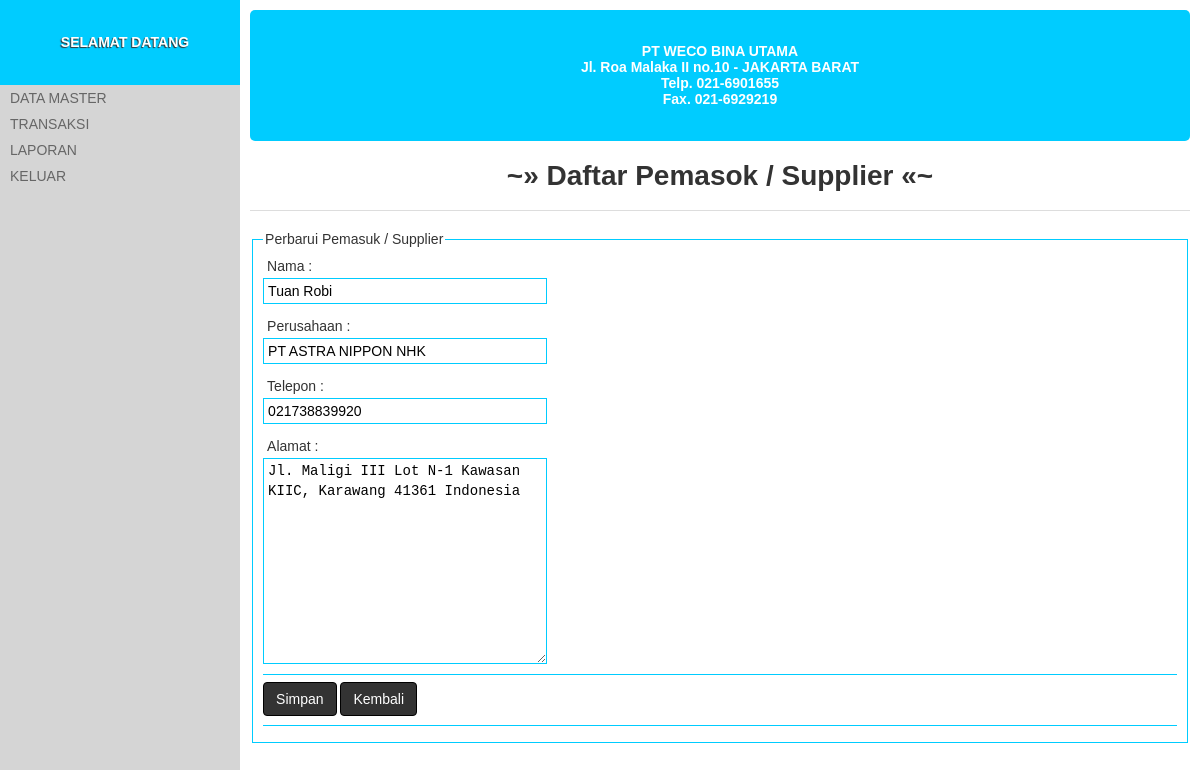
The app's page /?halaman=supplier&perbarui_id=1 (signed in) with its own data.
### tables this page shows
CREATE TABLE IF NOT EXISTS `supplier` (
  `id_supplier` int(8) NOT NULL,
  `nama_supplier` varchar(50) DEFAULT NULL,
  `nama_perusahaan` varchar(20) DEFAULT NULL,
  `telepon` varchar(15) DEFAULT NULL,
  `alamat` text
);

### sistem/kontroler.php (called while the page is built, shortened)
<?php
require_once TEMA_HALAMAN;

### index.php (called while the page is built, shortened)
<?php
require_once DIREKTORI . 'sistem/kontroler.php';

### sistem/database.php (called while the page is built, shortened)
<?php
class db
{
	static function query()
	{
		return new self;
	}
	function perbarui( $namaTable , $data = array() , $persyaratan = array())
	{
		$dataKolom = array();
		$syarat = array();
		if(!$data)$data = $_POST ;
		foreach($persyaratan as $a => $b)
		{
			$syarat[] = $a . "='".mysql_real_escape_string($b)."'";
		}
		$sqlTambahan = " WHERE ".implode(" AND ",$syarat);
		$dataTable = mysql_query("SELECT * FROM {$namaTable} {$sqlTambahan} LIMIT 1");
		$dataOutput = (object) mysql_fetch_assoc($dataTable);
		return $dataOutput;
	}
}

### app/data_supplier_perbarui.php (the view)
<?php $o = db::query()->perbarui(HALAMAN_AKTIF,$_POST,array('id_'.HALAMAN_AKTIF=>$_GET['perbarui_id']));?>
<form action="" class="formulir-umum" method="post">
	<fieldset>
		<legend>Perbarui Pemasuk / Supplier</legend>
		<label>Nama : </label>
		<input type="text" name="nama_supplier" value="<?php echo $o->nama_supplier;?>" />
		<label>Perusahaan :</label>
		<input type="text" name="nama_perusahaan" value="<?php echo $o->nama_perusahaan;?>" />
		<label>Telepon : </label>
		<input type="text"  name="telepon" value="<?php echo $o->telepon;?>" />
		<label>Alamat : </label>
		<textarea name="alamat" rows="10"><?php echo $o->alamat;?></textarea>
		<hr />
		<button class="tombol">Simpan</button>
		<a href="?halaman=supplier" class="tombol">Kembali</a>
		<hr />
	</fieldset>
</form>

### publik/tema/tema.css (style rules this page uses)
body { padding:0; margin:0; font-family:'Arial'; font-size:14px; color:#333333; background-color:#d5d5d5; }
a { text-decoration:none; }
hr { background-color:#0cf; border:0; height:1px; }
fieldset { border:1px solid #0cf; }
.tombol { display: inline-block; padding: 6px 12px; margin-bottom: 2px; font-size: 14px; font-weight: normal; line-height: 1.428571429; text-align: center; white-space: nowrap; vertical-align: middle; cursor: pointer; border: 1px solid transparent; border-radius: 4px; -webkit-user-select: none; -moz-user-select: none; -ms-user-select: none; -o-user-select: none; user-select: none; color: #ffffff; background-color: #333333; border-color: #000000; }
.formulir-umum { width: 100%; }
.formulir-umum, .formulir-umum label, .formulir-umum textarea, .formulir-umum select, .formulir-umum input { min-height:20px; line-height:20px; font-size:14px; }
.formulir-umum label { width:100%; }
.formulir-umum input, .formulir-umum textarea, .formulir-umum select, .formulir-umum label { padding:2px 4px; float:left; vertical-align:middle; min-width:30%; background-color: transparent; }
.formulir-umum input, .formulir-umum textarea, .formulir-umum select { border:1px solid #0cf; margin-bottom:10px; }
.formulir-umum hr { clear: both; }
textarea { max-width:60%; display:block; }

### records on screen
supplier: nama_supplier "Tuan Robi", nama_perusahaan "PT ASTRA NIPPON NHK", telepon "021738839920", alamat "Jl. Maligi III Lot N-1 Kawasan KIIC, Karawang 41361 Indonesia"
